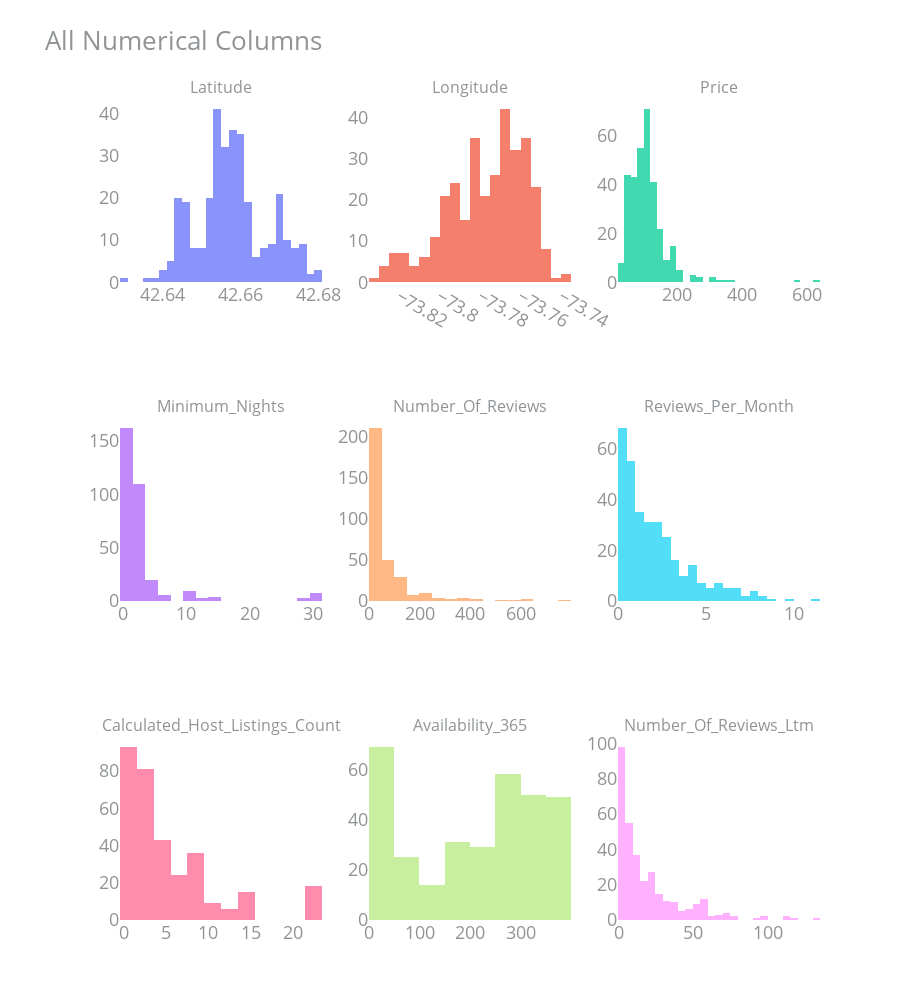

Source (notebook cell):
### Code cell
from tools import Muti_hist_plot
Muti_hist_plot(df[df.columns[3:]])

### Figure 1 — Plotly figure (JSON) as saved in the notebook; plotly's stock layout.template omitted (floating-point values rounded to 4 significant figures; data arrays with more than 128 entries replaced by an {"elided": "..."} marker saying what was removed)
{"data": [{"name": "Latitude", "opacity": 0.75, "showlegend": false, "type": "histogram", "x": {"elided": "325 float values"}, "xaxis": "x", "yaxis": "y"}, {"name": "Longitude", "opacity": 0.75, "showlegend": false, "type": "histogram", "x": {"elided": "325 float values"}, "xaxis": "x2", "yaxis": "y2"}, {"name": "Price", "opacity": 0.75, "showlegend": false, "type": "histogram", "x": {"elided": "325 int values"}, "xaxis": "x3", "yaxis": "y3"}, {"name": "Minimum_Nights", "opacity": 0.75, "showlegend": false, "type": "histogram", "x": {"elided": "325 int values"}, "xaxis": "x4", "yaxis": "y4"}, {"name": "Number_Of_Reviews", "opacity": 0.75, "showlegend": false, "type": "histogram", "x": {"elided": "325 int values"}, "xaxis": "x5", "yaxis": "y5"}, {"name": "Reviews_Per_Month", "opacity": 0.75, "showlegend": false, "type": "histogram", "x": {"elided": "325 float values"}, "xaxis": "x6", "yaxis": "y6"}, {"name": "Calculated_Host_Listings_Count", "opacity": 0.75, "showlegend": false, "type": "histogram", "x": {"elided": "325 int values"}, "xaxis": "x7", "yaxis": "y7"}, {"name": "Availability_365", "opacity": 0.75, "showlegend": false, "type": "histogram", "x": {"elided": "325 int values"}, "xaxis": "x8", "yaxis": "y8"}, {"name": "Number_Of_Reviews_Ltm", "opacity": 0.75, "showlegend": false, "type": "histogram", "x": {"elided": "325 int values"}, "xaxis": "x9", "yaxis": "y9"}], "layout": {"annotations": [{"font": {"size": 16}, "showarrow": false, "text": "Latitude", "x": 0.1444, "xanchor": "center", "xref": "paper", "y": 1, "yanchor": "bottom", "yref": "paper"}, {"font": {"size": 16}, "showarrow": false, "text": "Longitude", "x": 0.5, "xanchor": "center", "xref": "paper", "y": 1, "yanchor": "bottom", "yref": "paper"}, {"font": {"size": 16}, "showarrow": false, "text": "Price", "x": 0.8556, "xanchor": "center", "xref": "paper", "y": 1, "yanchor": "bottom", "yref": "paper"}, {"font": {"size": 16}, "showarrow": false, "text": "Minimum_Nights", "x": 0.1444, "xanchor": "center", "xref": "paper", "y": 0.6111, "yanchor": "bottom", "yref": "paper"}, {"font": {"size": 16}, "showarrow": false, "text": "Number_Of_Reviews", "x": 0.5, "xanchor": "center", "xref": "paper", "y": 0.6111, "yanchor": "bottom", "yref": "paper"}, {"font": {"size": 16}, "showarrow": false, "text": "Reviews_Per_Month", "x": 0.8556, "xanchor": "center", "xref": "paper", "y": 0.6111, "yanchor": "bottom", "yref": "paper"}, {"font": {"size": 16}, "showarrow": false, "text": "Calculated_Host_Listings_Count", "x": 0.1444, "xanchor": "center", "xref": "paper", "y": 0.2222, "yanchor": "bottom", "yref": "paper"}, {"font": {"size": 16}, "showarrow": false, "text": "Availability_365", "x": 0.5, "xanchor": "center", "xref": "paper", "y": 0.2222, "yanchor": "bottom", "yref": "paper"}, {"font": {"size": 16}, "showarrow": false, "text": "Number_Of_Reviews_Ltm", "x": 0.8556, "xanchor": "center", "xref": "paper", "y": 0.2222, "yanchor": "bottom", "yref": "paper"}], "font": {"color": "#909497", "size": 18}, "height": 1000, "hovermode": "closest", "margin": {"b": 80, "l": 120, "r": 80, "t": 100}, "plot_bgcolor": "white", "title": {"font": {"size": 26}, "text": "All Numerical Columns"}, "width": 900, "xaxis": {"anchor": "y", "domain": [0, 0.2889]}, "xaxis2": {"anchor": "y2", "domain": [0.3556, 0.6444]}, "xaxis3": {"anchor": "y3", "domain": [0.7111, 1]}, "xaxis4": {"anchor": "y4", "domain": [0, 0.2889]}, "xaxis5": {"anchor": "y5", "domain": [0.3556, 0.6444]}, "xaxis6": {"anchor": "y6", "domain": [0.7111, 1]}, "xaxis7": {"anchor": "y7", "domain": [0, 0.2889]}, "xaxis8": {"anchor": "y8", "domain": [0.3556, 0.6444]}, "xaxis9": {"anchor": "y9", "domain": [0.7111, 1]}, "yaxis": {"anchor": "x", "domain": [0.7778, 1]}, "yaxis2": {"anchor": "x2", "domain": [0.7778, 1]}, "yaxis3": {"anchor": "x3", "domain": [0.7778, 1]}, "yaxis4": {"anchor": "x4", "domain": [0.3889, 0.6111]}, "yaxis5": {"anchor": "x5", "domain": [0.3889, 0.6111]}, "yaxis6": {"anchor": "x6", "domain": [0.3889, 0.6111]}, "yaxis7": {"anchor": "x7", "domain": [0, 0.2222]}, "yaxis8": {"anchor": "x8", "domain": [0, 0.2222]}, "yaxis9": {"anchor": "x9", "domain": [0, 0.2222]}}}
